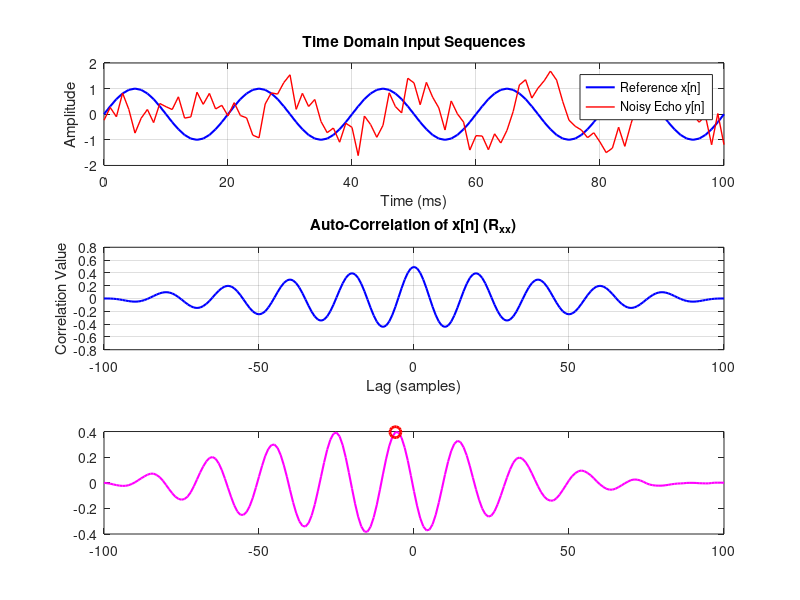

This chart was generated by the following MATLAB code: (Note: this script raises an error after producing the figure.)
clc;
clear;
close all;

% =========================================================
%       EXPERIMENT 14: CORRELATION AND COVARIANCE ANALYSIS
% =========================================================

% 1. Setup Input Signals
fs = 1000;                      % Sampling frequency (1 kHz)
t = 0:1/fs:0.1;                 % Time vector (100 ms duration)
f = 50;                         % Signal frequency (50 Hz)

% Signal x[n]: A clean reference sine wave
x = sin(2*pi*f*t);              

% Signal y[n]: A shifted version of x[n] with added White Gaussian Noise
% This simulates a radar/sonar reflection or an echo arriving with a delay.
delay_samples = 25;             % Target delay to find (25 samples = 25 ms)
y = [zeros(1, delay_samples), x(1:end-delay_samples)] + 0.5*randn(size(x));

% 2. Correlation Computation
% xcorr returns a vector of length (2*N - 1) covering both negative and positive lags
[R_xx, lags_xx] = xcorr(x, 'biased');       % Auto-correlation of x
[R_xy, lags_xy] = xcorr(x, y, 'biased');    % Cross-correlation between x and y

% 3. Time Delay Estimation
% Find the lag index where cross-correlation achieves its highest peak
[max_val, peak_idx] = max(R_xy);
estimated_delay = lags_xy(peak_idx);

fprintf('=====================================================\n');
fprintf('True Signal Delay:      %d samples\n', delay_samples);
fprintf('Estimated Delay Peak:   %d samples\n', estimated_delay);
fprintf('=====================================================\n');

% 4. Covariance Computation
% cov() computes the 2x2 covariance matrix between x and y
cov_matrix = cov(x, y);
fprintf('Computed Covariance Matrix [C_xx, C_xy; C_yx, C_yy]:\n');
disp(cov_matrix);

% 5. Visualizations and Plotting
figure('Name', 'Experiment 14: Signal Analysis via Correlation', 'NumberTitle', 'off');

% Subplot 1: Time-Domain Input Signals
subplot(3,1,1);
plot(t*1000, x, 'b', 'LineWidth', 1.5); hold on;
plot(t*1000, y, 'r', 'LineWidth', 1.0);
title('Time Domain Input Sequences');
xlabel('Time (ms)');
ylabel('Amplitude');
legend('Reference x[n]', 'Noisy Echo y[n]', 'Location', 'best');
grid on;

% Subplot 2: Auto-Correlation (Peak always at lag = 0)
subplot(3,1,2);
plot(lags_xx, R_xx, 'b', 'LineWidth', 1.5);
title('Auto-Correlation of x[n] (R_{xx})');
xlabel('Lag (samples)');
ylabel('Correlation Value');
grid on;

% Subplot 3: Cross-Correlation (Peak indicates time-of-arrival delay)
subplot(3,1,3);
plot(lags_xy, R_xy, 'm', 'LineWidth', 1.5); hold on;
plot(estimated_delay, max_val, 'ro', 'MarkerSize', 8, 'LineWidth', 2); % Peak marker
title(['Cross-Correlation (R_{xy}) - Peak Found at Lag: ' num2num(estimated_delay)]);
xlabel('Lag (samples)');
ylabel('Correlation Value');
grid on;
